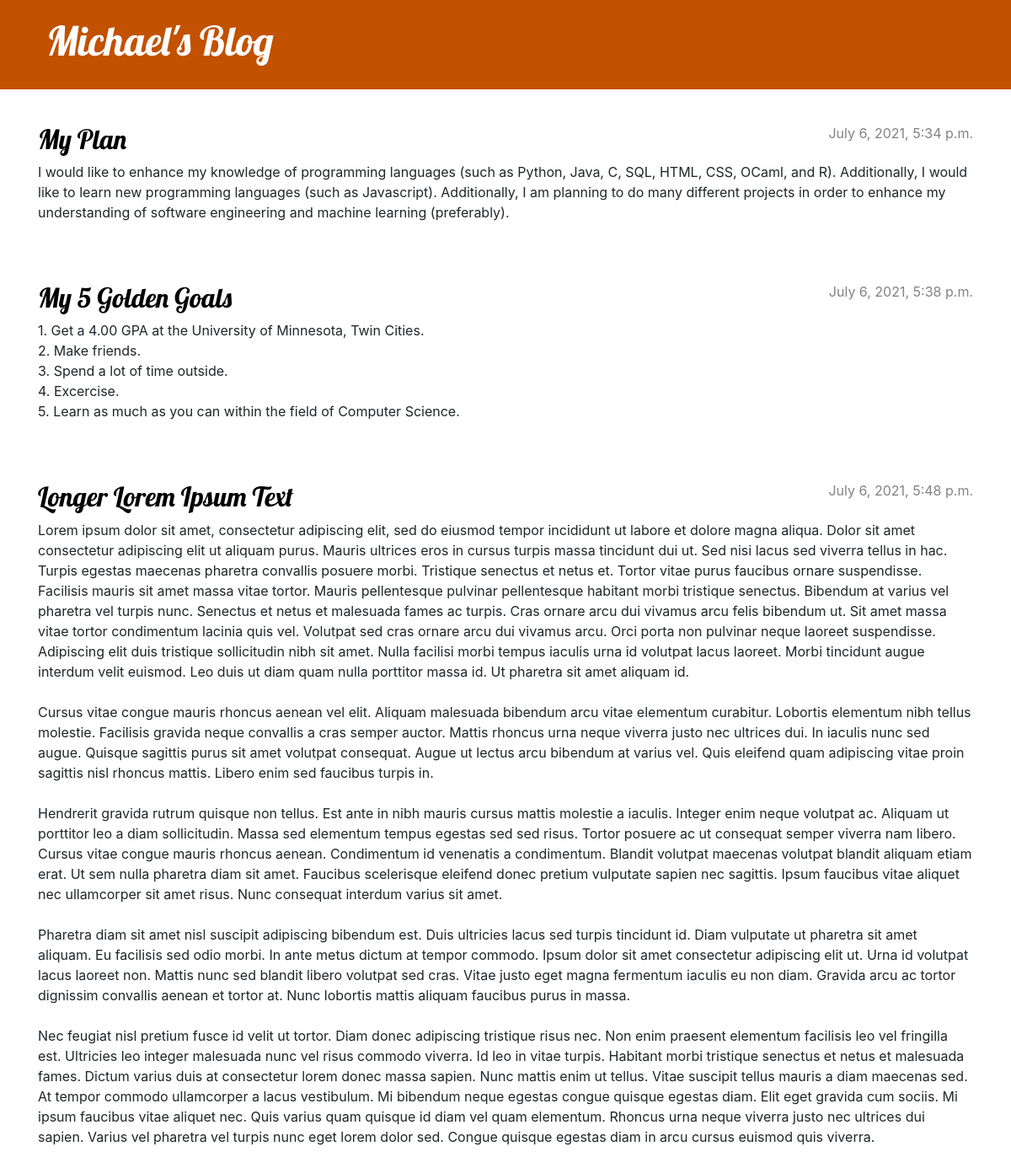
The page / on the database its author committed.
### blog/models.py (models this page shows, shortened)
class Post(models.Model):
    author = models.ForeignKey(settings.AUTH_USER_MODEL, on_delete=models.CASCADE)
    title = models.CharField(max_length=200)
    text = models.TextField()
    created_date = models.DateTimeField(default=timezone.now)
    published_date = models.DateTimeField(blank=True, null=True)

### blog/views.py (the view)
# urls.py: path('', views.post_list, name='post_list'),
def post_list(request):
    posts = Post.objects.filter(published_date__lte=timezone.now()).order_by('published_date')
    return render(request, 'blog/post_list.html', {'posts': posts})

### blog/templates/blog/post_list.html
{% extends 'blog/base.html' %}
{% load static %}
{% block content %}
    {% for post in posts %}
        <article class="post">
            <time class="date">
                {{ post.published_date }}
            </time>
            <h2><a href="{% url 'post_detail' pk=post.pk %}">{{ post.title }}</a></h2>
            <p>{{ post.text|linebreaksbr }}</p>
        </article>
    {% endfor %}
{% endblock %}

### blog/templates/blog/base.html (shortened to what this page needs)
{% load static %}
<!DOCTYPE html>
<html>
    <head>
        <link rel="stylesheet" href="{% static 'css/blog.css' %}">
        <link rel="stylesheet" href="https://cdn.jsdelivr.net/npm/bootstrap@4.5.3/dist/css/bootstrap.min.css">
    </head>
    <body>
        <header class="page-header">
          <div class="container">
              <h1><a href="/">Michael's Blog</a></h1>
          </div>
        </header>
        <main class="container">
            <div class="row">
                <div class="col">
                {% block content %}
                {% endblock %}
                </div>
            </div>
        </main>
    </body>
</html>

### blog/static/css/blog.css (style rules this page uses)
.page-header { background-color: #C25100; margin-top: 0; margin-bottom: 40px; padding: 20px 20px 20px 40px; }
.page-header h1, .page-header h1 a, .page-header h1 a:visited, .page-header h1 a:active { color: #ffffff; font-size: 36pt; text-decoration: none; }
h1, h2, h3, h4 { font-family: 'Lobster', cursive; }
.date { color: #828282; }
.post { margin-bottom: 70px; }
.post h2 a, .post h2 a:visited { color: #000000; }
.post > .date, .post > .actions { float: right; }

### rows shown on the page
Post: published_date "July 6, 2021, 5:34 p.m.", title "My Plan", text "I would like to enhance my knowledge of programming languages (such as Python, Java, C, SQL, HTML, CSS, OCaml, and R). Additionally, I would like to learn new programming languages (such as Javascript). Additionally, I am planning to do many different projects in order to enhance my understanding of software engineering and machine learning (preferably)."
Post: published_date "July 6, 2021, 5:38 p.m.", title "My 5 Golden Goals", text "1. Get a 4.00 GPA at the University of Minnesota, Twin Cities. 2. Make friends. 3. Spend a lot of time outside. 4. Excercise. 5. Learn as much as you can within the field of Computer Science."
Post: published_date "July 6, 2021, 5:48 p.m.", title "Longer Lorem Ipsum Text", text "Lorem ipsum dolor sit amet, consectetur adipiscing elit, sed do eiusmod tempor incididunt ut labore et dolore magna aliqua. Dolor sit amet consectetur adipiscing elit ut aliquam purus. Mauris ultrices eros in cursus turpis massa tincidunt dui ut. Sed nisi lacus sed viverra tellus in hac. Turpis egestas maecenas pharetra convallis posuere morbi. Tristique senectus et netus et. Tortor vitae purus faucibus ornare suspendisse. Facilisis mauris sit amet massa vitae tortor. Mauris pellentesque pulvinar pellentesque habitant morbi tristique senectus. Bibendum at varius vel pharetra vel turpis nunc. Senectus et netus et malesuada fames ac turpis. Cras ornare arcu dui vivamus arcu felis bibendum ut.…"
